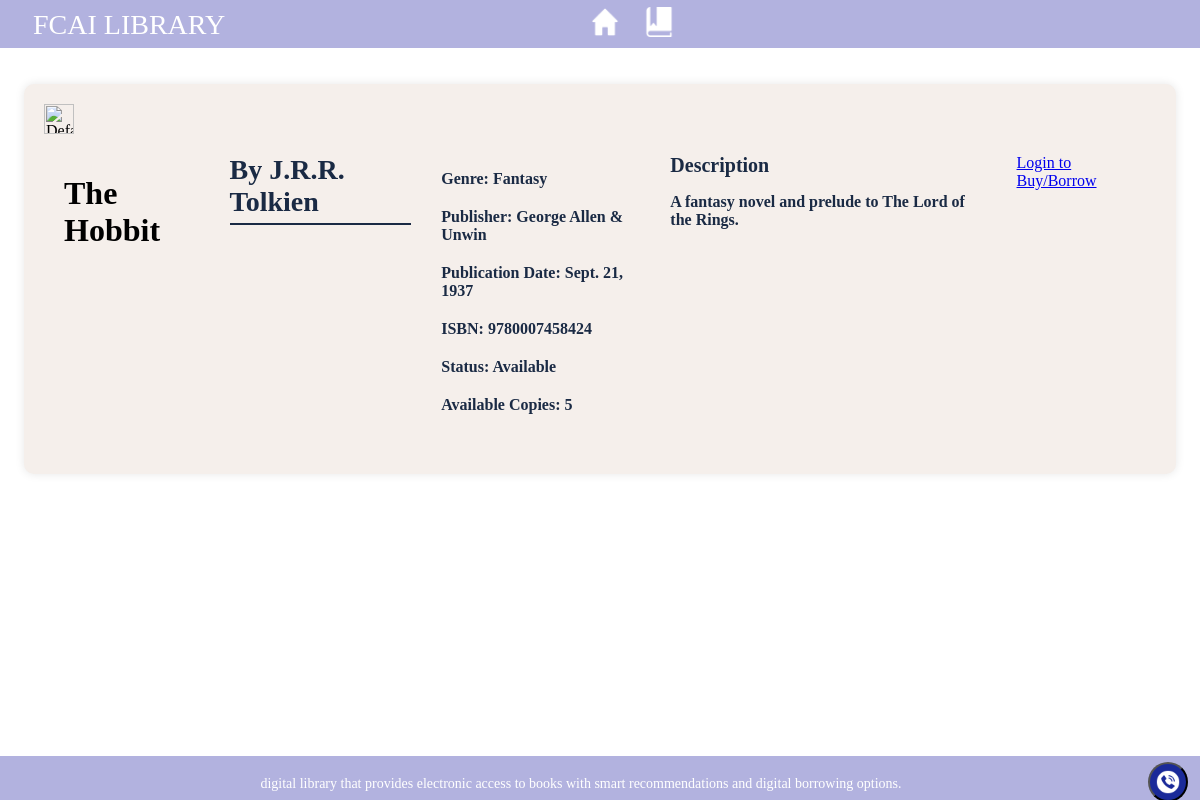
The app's page /book_detail/2/ with its own data.
### main/models.py (models this page shows, shortened)
class Book(models.Model):
    GENRE_CHOICES = [
        ('non-fiction', 'Non-Fiction'),
        ('mystery', 'Mystery'),
        ('sci-fi', 'Science Fiction'),
        ('fantasy', 'Fantasy'),
        ('romance', 'Romance'),
        ('history', 'History'),
    ]
    STATUS_CHOICES = [
        ('available', 'Available'),
        ('borrowed', 'Borrowed'),
        ('reserved', 'Reserved'),
    ]
    title = models.CharField(max_length=200)
    author = models.CharField(max_length=200)
    isbn = models.CharField(max_length=13, unique=True)
    genre = models.CharField(max_length=20, choices=GENRE_CHOICES)
    description = models.TextField()
    publication_date = models.DateField()
    publisher = models.CharField(max_length=200)
    status = models.CharField(max_length=20, choices=STATUS_CHOICES, default='available')
    cover_image = models.ImageField(upload_to='book_covers/', null=True, blank=True)
    quantity = models.PositiveIntegerField(default=1)
    created_at = models.DateTimeField(auto_now_add=True)
    updated_at = models.DateTimeField(auto_now=True)

### main/views.py (the view)
# urls.py: path('book_detail/<int:book_id>/', views.book_details, name='book_details'),
def book_details(request, book_id):
    book = get_object_or_404(Book, id=book_id)
    return render(request, 'main/book_detail.html', {'book': book})

### main/templates/main/book_detail.html (shortened to what this page needs)
{% extends 'main/bars.html' %}
{% load static %}
{% block content %}
<div class="container">
    <div class="book-details">
        <div class="book-cover">
            {% if book.cover_image %}
                <img src="{{ book.cover_image.url }}" alt="{{ book.title }}">
            {% else %}
                <img src="{% static 'imgs/default-book-cover.jpg' %}" alt="Default Cover">
            {% endif %}
        </div>
        <div class="book-info">
            <h1>{{ book.title }}</h1>
            <h2>By {{ book.author }}</h2>
            <div class="book-meta">
                <p><strong>Genre:</strong> {{ book.get_genre_display }}</p>
                <p><strong>Publisher:</strong> {{ book.publisher }}</p>
                <p><strong>Publication Date:</strong> {{ book.publication_date }}</p>
                <p><strong>ISBN:</strong> {{ book.isbn }}</p>
                <p><strong>Status:</strong> <span class="status {{ book.status }}">{{ book.get_status_display }}</span></p>
                <p><strong>Available Copies:</strong> {{ book.quantity }}</p>
            </div>
            <div class="book-description">
                <h3>Description</h3>
                <p>{{ book.description }}</p>
            </div>
            <div class="book-actions">
                {% if user.is_authenticated %}
                    <a href="#" class="btn Purchase">Buy</a>
                    <a href="#" class="btn Borrow">Borrow</a>
                    <a href="#" class="btn fav">Add to Favorites</a>
                {% else %}
                    <a href="{% url 'main:login' %}" class="btn">Login to Buy/Borrow</a>
                {% endif %}
            </div>
        </div>
    </div>
</div>
{% endblock %}

### main/static/main/style.css (style rules this page uses)
body { font-family: "Calibri Light"; background: white; margin: 0; padding: 0; background-repeat: no-repeat; background-attachment: fixed; }
.container { margin-left: 2%; margin-right: 2%; margin-top: 7%; margin-bottom: 5%; position: relative; background-color: #f5efeb; border-radius: 10px; box-shadow: 0 0 10px rgba(0, 0, 0, 0.1); padding: 20px; }
.container h2 { font-size: 26px; color: #1a2a44; margin-bottom: 10px; font-weight: bold; }
.container p { font-size: 16px; color: #1a2a44; margin-bottom: 20px; font-weight: bold; }
h2 { border-bottom: 2px solid #1a2a44; padding-bottom: 5px; }

### main/static/main/bars.css (style rules this page uses)
img { height: 30px; width: 30px; }

### main/static/main/books.css (style rules this page uses)
.book-info { display: flex; align-items: flex-start; gap: 30px; padding: 20px; }
.book-info h2 { font-size: 28px; color: #1a2a44; margin: 0; }
.book-info h3 { font-size: 20px; color:#1a2a44; margin: 0; }

### records on screen
Book: title "The Hobbit", author "J.R.R. Tolkien", genre "Fantasy", publisher "George Allen & Unwin", publication_date "Sept. 21, 1937", isbn "9780007458424", status "Available", quantity "5", description "A fantasy novel and prelude to The Lord of the Rings."
